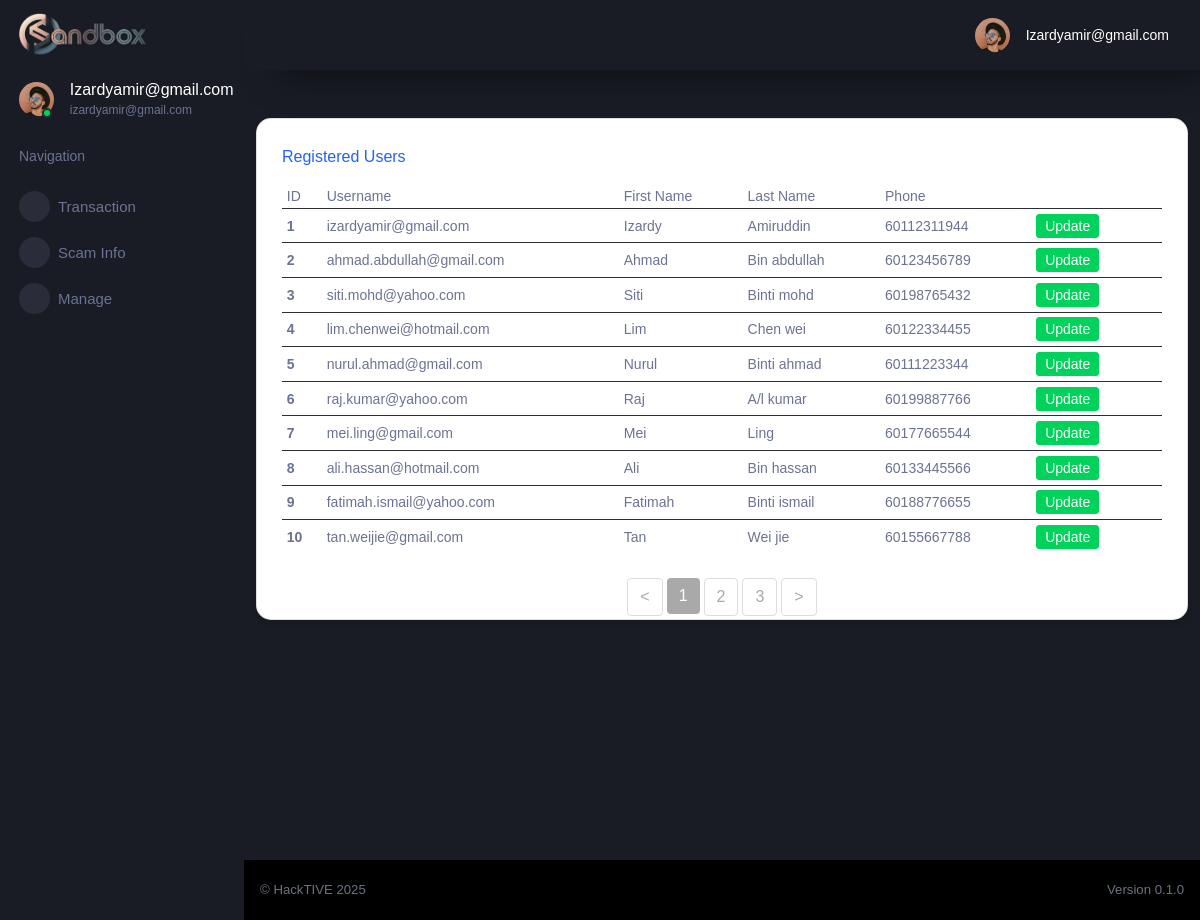
/auth/registered_users (signed in), run on the app's committed database.
### tables this page shows
CREATE TABLE "cif" (
	"id"	INTEGER UNIQUE,
	"username"	TEXT NOT NULL UNIQUE,
	"password"	TEXT,
	"firstname"	TEXT,
	"lastname"	TEXT,
	"gender"	TEXT,
	"dob"	TEXT,
	"ic"	INTEGER UNIQUE,
	"phone"	INTEGER,
	"email"	TEXT UNIQUE,
	"address1"	NUMERIC,
	"address2"	TEXT,
	"postcode"	TEXT,
	"area"	TEXT,
	"state"	TEXT,
	"country"	TEXT,
	"productID"	INTEGER,
	"productNAME"	TEXT,
	"accountID"	INTEGER,
	PRIMARY KEY("id" AUTOINCREMENT)
);

### flaskr/auth.py (the view)
@bp.route('/registered_users')
def registered_users():
    if g.user['username']=='izardyamir@gmail.com':
        db = get_db()
        users = db.execute(
            'SELECT *'
            ' FROM cif'
        ).fetchall()
        return render_template('auth/registered-users.html', users=users)
    else:
        return redirect(url_for('index'))

### flaskr/auth.py (called while the page is built)
@bp.before_app_request
def load_logged_in_user():
    user_id = session.get('user_id')
    if user_id is None:
        g.user = None
    else:
        g.user = get_db().execute(
            'SELECT * FROM cif WHERE id = ?', (user_id,)
        ).fetchone()

### flaskr/db.py (called while the page is built)
def get_db():
    if 'db' not in g:
        g.db = sqlite3.connect(
            current_app.config['DATABASE'],
            detect_types=sqlite3.PARSE_DECLTYPES
        )
        g.db.row_factory = sqlite3.Row
    return g.db

### flaskr/templates/auth/registered-users.html (shortened to what this page needs)
{% extends "/layouts/base.html" %}
{% block content %}
<div class="container aligned-middle mt-5 overflow-auto"  scrolling="yes" frameborder="0" style=" width: 100%; height: calc(101vh - 66px)">
  <div class="row">
    <div class="col-md-12 mb-4">
      <div class="card">
        <div class="card-body">
          <h5 class="card-title text-primary">Registered Users</h5>
          <div class="table-responsive-sm">
            <table class="table table-sm mb-4" style="font-size: small;">
              <thead>
                <tr>
                  <th scope="col">ID</th>
                  <th scope="col">Username</th>
                  <th scope="col">First Name</th>
                  <th scope="col">Last Name</th>
                  <th scope="col">Phone</th>
                </tr>
              </thead>
              <tbody id="table-body">
                {% for user in users %}
                <tr>
                  <th scope="row">{{ user['id'] }}</th>
                  <td>{{ user['username'] }}</td>
                  <td>{{ user['firstname'] }}</td>
                  <td>{{ user['lastname'] }}</td>
                  <td>{{ user['phone'] }}</td>
                  <td>
                      <a href="{{ url_for('auth.admin_update',id=user['id']) }}">
                          <button type="submit" class="btn btn-success btn-sm ms-1">Update</button>
                      </a>
                  </td>
                  <td>
                  </td>
                </tr>
                {% endfor %}
              </tbody>
            </table>
            <nav>
              <ul class="pagination justify-content-center" id="pagination">
              </ul>
          </div>
        </div>
      </div>
    </div>
  </div>
</div>
{% endblock %}

### flaskr/templates/layouts/base.html (shortened to what this page needs)
<!DOCTYPE html>
<html lang="en">
  <head>
    <link href="https://cdn.jsdelivr.net/npm/@mdi/font@5.x/css/materialdesignicons.min.css" rel="stylesheet">
    <link rel="stylesheet" href="/static/css/css_opt2/style.css">
  </head>
  <body>
    <div class="container-scroller">
      {% include 'includes/sidebar.html' %}
      <div class="container-fluid page-body-wrapper">
        {% include 'includes/navigation.html' %}
        <div class="main-panel">
          {% block content %}{% endblock content %}
          {% include 'includes/footer.html' %}
        </div>
      </div>
    </div>
  </body>
</html>

### flaskr/templates/includes/sidebar.html (shortened to what this page needs)
<nav class="sidebar sidebar-offcanvas" id="sidebar">
    <div class="sidebar-brand-wrapper d-none d-lg-flex align-items-center justify-content-center fixed-top">
      <a class="sidebar-brand brand-logo" href="{{ url_for('main.index') }}"><img src="/static/img/hacktive-team-banner.png" style="width:60%; height:auto; display: block; margin: 0 auto 0 -2px; object-fit: contain;"     alt="logo" /></a>
    </div>
    <ul class="nav">
      <li class="nav-item profile">
        <div class="profile-desc">
          <div class="profile-pic">
            <div class="count-indicator">
              <img class="img-xs rounded-circle " src="/static/img/faces/face15.jpg" alt="">
              <span class="count bg-success"></span>
            </div>
            <div class="profile-name">
              <h5 class="mb-0 font-weight-normal">
                {{ (g.user['username']).capitalize() }}
              </h5>
              <span>
                {{ g.user['username'] }}
              </span>
            </div>
          </div>
        </div>
      </li>
      <li class="nav-item nav-category">
        <span class="nav-link">Navigation</span>
      </li>
      <li class="nav-item menu-items">
        <a class="nav-link" data-toggle="collapse" href="#transaction" aria-expanded="false" aria-controls="transaction">
          <span class="menu-icon">
          </span>
          <span class="menu-title">Transaction</span>
          <i class="menu-arrow"></i>
        </a>
      </li>
      <li class="nav-item menu-items">
        <a class="nav-link" data-toggle="collapse" href="#scam-info" aria-expanded="false" aria-controls="scam-info">
          <span class="menu-icon">
          </span>
          <span class="menu-title">Scam Info</span>
          <i class="menu-arrow"></i>
        </a>
      </li>
      <li class="nav-item menu-items">
        <a class="nav-link" data-toggle="collapse" href="#manage" aria-expanded="false" aria-controls="manage">
          <span class="menu-icon">
          </span>
          <span class="menu-title">Manage</span>
          <i class="menu-arrow"></i>
        </a>
      </li>
    </ul>
  </nav>

### flaskr/templates/includes/navigation.html (shortened to what this page needs)
<nav class="navbar p-0 fixed-top d-flex flex-row">
    <div class="navbar-menu-wrapper flex-grow d-flex align-items-stretch">
      <button class="navbar-toggler navbar-toggler align-self-center" type="button" data-toggle="minimize">
      </button>
      <ul class="navbar-nav navbar-nav-right">
        <li class="nav-item dropdown">
          <a class="nav-link" id="profileDropdown" href="#" data-toggle="dropdown">
            <div class="navbar-profile">
              <img class="img-xs rounded-circle" src="/static/img/faces/face15.jpg" alt="">
              <p class="mb-0 d-none d-sm-block navbar-profile-name">
                {{ (g.user['username']).capitalize() }}
              </p>
            </div>
          </a>
        </li>
      </ul>
    </div>
  </nav>

### flaskr/templates/includes/footer.html
          <footer class="footer">
            <div class="d-sm-flex justify-content-center justify-content-sm-between">
              <span class="text-muted text-center text-sm-left d-block d-sm-inline-block">
                  &copy; HackTIVE 2025
              </span>
              <span class="text-muted float-none float-sm-right d-block mt-1 mt-sm-0 text-center">
                Version 0.1.0
              </span>
            </div>
          </footer>

### flaskr/templates/auth/registered-users.html (style rules this page uses)
.card-body { height: 500px; }
.card { border-radius: 15px; box-shadow: 0 4px 6px rgba(0, 0, 0, 0.1); transition: transform 0.2s ease; background: white; }
.card-body { padding: 1.5rem; }
.text-primary { color: #2563eb !important; }
.text-muted { color: #6b7280 !important; }

### data on the page
cif: username "Izardyamir@gmail.com", user.username "izardyamir@gmail.com", id "1", username "izardyamir@gmail.com", firstname "Izardy", lastname "Amiruddin", phone "60112311944"
cif: id "2", username "ahmad.abdullah@gmail.com", firstname "Ahmad", lastname "Bin abdullah", phone "60123456789"
cif: id "3", username "siti.mohd@yahoo.com", firstname "Siti", lastname "Binti mohd", phone "60198765432"
cif: id "4", username "lim.chenwei@hotmail.com", firstname "Lim", lastname "Chen wei", phone "60122334455"
cif: id "5", username "nurul.ahmad@gmail.com", firstname "Nurul", lastname "Binti ahmad", phone "60111223344"
cif: id "6", username "raj.kumar@yahoo.com", firstname "Raj", lastname "A/l kumar", phone "60199887766"
cif: id "7", username "mei.ling@gmail.com", firstname "Mei", lastname "Ling", phone "60177665544"
cif: id "8", username "ali.hassan@hotmail.com", firstname "Ali", lastname "Bin hassan", phone "60133445566"
cif: id "9", username "fatimah.ismail@yahoo.com", firstname "Fatimah", lastname "Binti ismail", phone "60188776655"
cif: id "10", username "tan.weijie@gmail.com", firstname "Tan", lastname "Wei jie", phone "60155667788"
